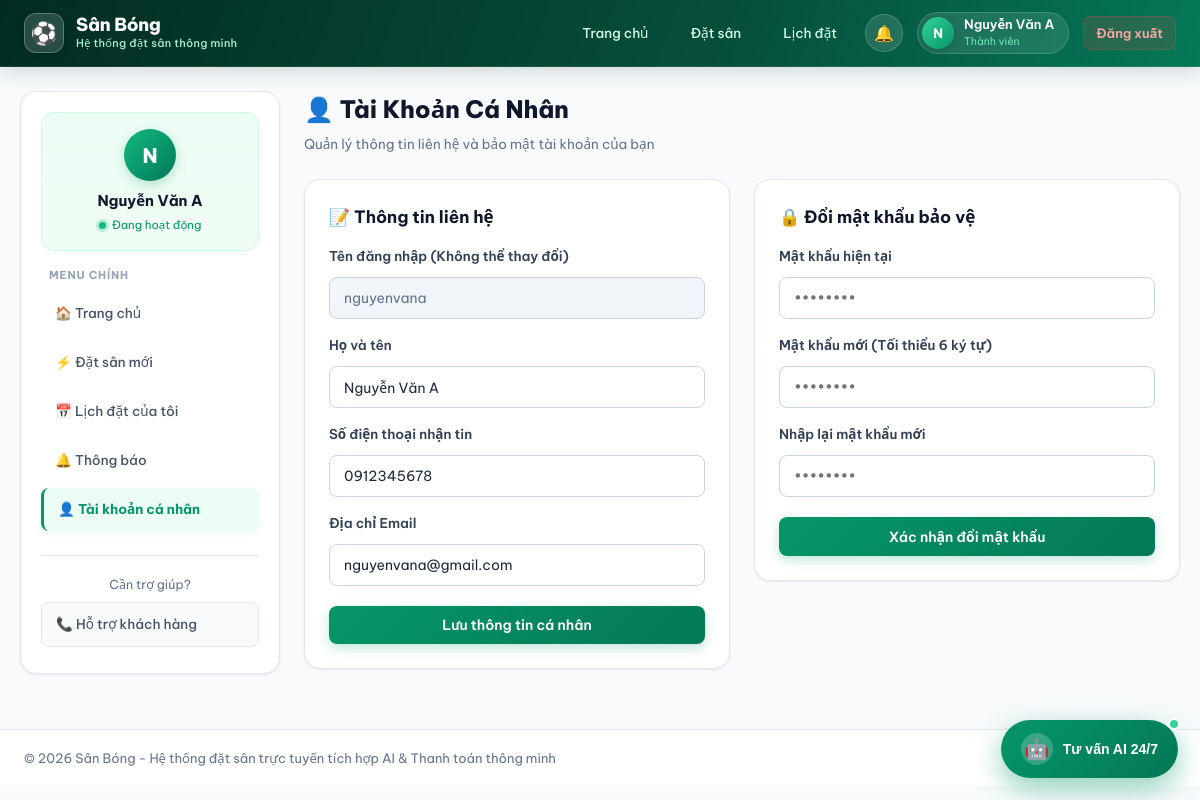
The app's page /user/profile.php (signed in) with its own data.
### tables this page shows
CREATE TABLE users (
 id INT UNSIGNED AUTO_INCREMENT PRIMARY KEY,
 username VARCHAR(60) NOT NULL UNIQUE,
 password VARCHAR(255) NOT NULL,
 full_name VARCHAR(120) NOT NULL,
 phone VARCHAR(30) NOT NULL DEFAULT '',
 email VARCHAR(160) NOT NULL UNIQUE,
 role ENUM('user','admin') NOT NULL DEFAULT 'user',
 status ENUM('active','locked') NOT NULL DEFAULT 'active',
 created_at TIMESTAMP NOT NULL DEFAULT CURRENT_TIMESTAMP
);

### includes/auth.php (called while the page is built, shortened)
<?php
require_once __DIR__.'/../config/database.php';
function e($s){ return htmlspecialchars((string)$s, ENT_QUOTES, 'UTF-8'); }
function project_base(){
  static $base = null;
  if ($base === null) {
    $folder = basename(dirname(__DIR__));
    $base = '/' . $folder . '/';
  }
  return $base;
}
function current_user(){ global $pdo;
  $s=$pdo->prepare("SELECT * FROM users WHERE id=? AND status='active'"); $s->execute([$_SESSION['uid']]);
  $u=$s->fetch(); if(!$u){ session_destroy(); return null; } return $u; }
function require_login(){ $u=current_user(); if(!$u){ header('Location: '.project_base().'login.php'); exit; } return $u; }

### user/profile.php (the view, shortened to what this page needs)
<?php
require_once '../includes/auth.php';
$u = require_login();
$active = 'prof';
include '../includes/header.php';
?>
<div style="margin-bottom:24px">
  <h2 style="margin:0 0 6px;font-size:24px;font-weight:800;color:#0f172a">👤 Tài Khoản Cá Nhân</h2>
  <small style="font-size:13.5px;color:#64748b">Quản lý thông tin liên hệ và bảo mật tài khoản của bạn</small>
</div>
<div style="display:grid;grid-template-columns:1fr 1fr;gap:24px;align-items:start">
  <div class="box">
    <h3 style="margin:0 0 16px;font-size:17px;color:#0f172a;display:flex;align-items:center;gap:8px">
      📝 Thông tin liên hệ
    </h3>
    <form method="post" class="form" style="max-width:100%">
      <label>Tên đăng nhập (Không thể thay đổi)</label>
      <input value="<?=e($u['username'])?>" disabled>
      <label>Họ và tên</label>
      <input name="full_name" required value="<?=e($u['full_name'])?>">
      <label>Số điện thoại nhận tin</label>
      <input name="phone" required value="<?=e($u['phone'])?>">
      <label>Địa chỉ Email</label>
      <input type="email" name="email" required value="<?=e($u['email'])?>">
      <button class="btn" style="margin-top:20px;width:100%" type="submit">Lưu thông tin cá nhân</button>
    </form>
  </div>
  <div class="box">
    <h3 style="margin:0 0 16px;font-size:17px;color:#0f172a;display:flex;align-items:center;gap:8px">
      🔒 Đổi mật khẩu bảo vệ
    </h3>
    <form method="post" class="form" style="max-width:100%">
      <label>Mật khẩu hiện tại</label>
      <input type="password" name="old" placeholder="••••••••" required>
      <label>Mật khẩu mới (Tối thiểu 6 ký tự)</label>
      <input type="password" name="new" placeholder="••••••••" required>
      <label>Nhập lại mật khẩu mới</label>
      <input type="password" name="new2" placeholder="••••••••" required>
      <button class="btn" style="margin-top:20px;width:100%" type="submit">Xác nhận đổi mật khẩu</button>
    </form>
  </div>
</div>
<?php include '../includes/footer.php'; ?>

### includes/header.php (shortened to what this page needs)
<?php
$base = project_base();
$unread_count = 0;
if (!empty($u['id']) && isset($pdo)) {
  $stmt_n = $pdo->prepare("SELECT COUNT(*) FROM notifications WHERE user_id=? AND is_read=0");
  $stmt_n->execute([$u['id']]);
  $unread_count = (int)$stmt_n->fetchColumn();
}
?><!DOCTYPE html>
<html lang="vi">
<head>
  <link rel="stylesheet" href="<?=$base?>assets/css/style.css">
</head>
<body class="user-portal">
<header class="topbar">
  <div class="topbar-container">
    <a class="brand" href="<?=$base?>index.php">
      <div class="brand-icon">⚽</div>
      <div>
        <b>Sân Bóng</b>
        <small>Hệ thống đặt sân thông minh</small>
      </div>
    </a>
    <div class="tb-right">
      <a class="nav-item" href="<?=$base?>index.php">Trang chủ</a>
      <a class="nav-item <?=($active??'')==='book'?'active':''?>" href="<?=$base?>user/booking.php">Đặt sân</a>
      <a class="nav-item <?=($active??'')==='mine'?'active':''?>" href="<?=$base?>user/my-bookings.php">Lịch đặt</a>
      <?php if($u): ?>
        <a class="btn-noti" href="<?=$base?>user/notifications.php" title="Thông báo">
          🔔
        </a>
        <div class="user-chip">
          <span class="avatar"><?=e(mb_substr($u['full_name'],0,1))?></span>
          <div class="user-meta">
            <span class="uname"><?=e($u['full_name'])?></span>
            <small class="urole">Thành viên</small>
          </div>
        </div>
        <a class="lnk-logout" href="<?=$base?>logout.php" onclick="return confirm('Bạn chắc chắn muốn đăng xuất?')">Đăng xuất</a>
      <?php else: ?>
        <a class="btn-login" href="<?=$base?>login.php">Đăng nhập</a>
      <?php endif; ?>
    </div>
  </div>
</header>
<div class="layout one">
  <nav class="side">
    <div class="side-user-card">
      <div class="side-avatar"><?=e(mb_substr($u['full_name']??'U',0,1))?></div>
      <div class="side-name"><?=e($u['full_name']??'Khách')?></div>
      <div class="side-status"><span class="pulse-dot"></span> Đang hoạt động</div>
    </div>
    <div class="side-menu-group">MENU CHÍNH</div>
    <?php
    $nav_items = [
      'home' => ['index.php', '🏠 Trang chủ'],
      'book' => ['user/booking.php', '⚡ Đặt sân mới'],
      'mine' => ['user/my-bookings.php', '📅 Lịch đặt của tôi'],
      'noti' => ['user/notifications.php', '🔔 Thông báo' . ($unread_count ? ' <span class="badge-mini">'.$unread_count.'</span>' : '')],
      'prof' => ['user/profile.php', '👤 Tài khoản cá nhân']
    ];
    foreach($nav_items as $k => $v):
    ?>
      <a class="side-link <?=($active??'')===$k?'on':''?>" href="<?=$base.$v[0]?>"><?=$v[1]?></a>
    <?php endforeach; ?>
    <div class="side-footer">
      <small>Cần trợ giúp?</small>
      <a class="side-support-btn" href="<?=$base?>index.php#contact">📞 Hỗ trợ khách hàng</a>
    </div>
  </nav>
  <main class="user-main">

### records on screen
users: full_name "N", full_name "Nguyễn Văn A", username "nguyenvana", phone "0912345678", email "nguyenvana@gmail.com"

### other values on screen
$v[1] "🏠 Trang chủ"
$v[1] "⚡ Đặt sân mới"
$v[1] "📅 Lịch đặt của tôi"
$v[1] "🔔 Thông báo"
$v[1] "👤 Tài khoản cá nhân"
